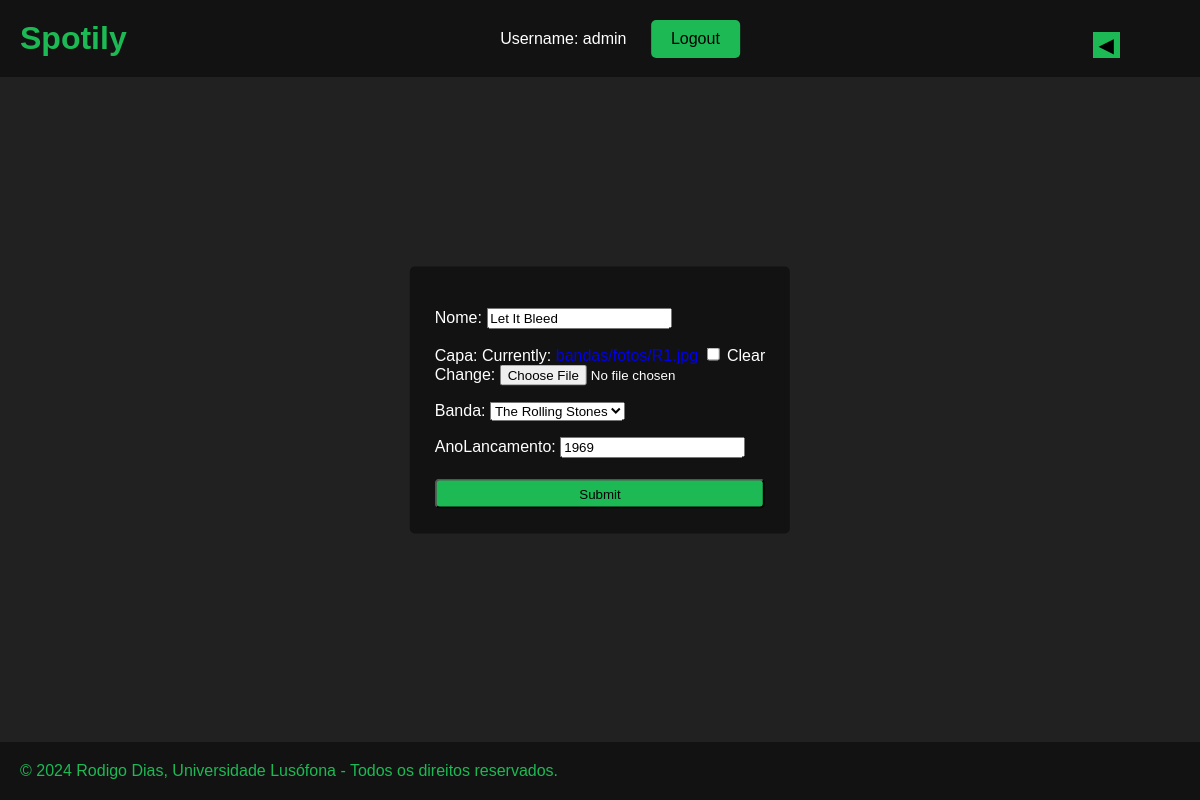
Page /bandas/album/15/edita (signed in) on the committed database.
### bandas/models.py (models this page shows, shortened)
class Album(models.Model):
    nome = models.CharField(max_length=100)
    capa = models.ImageField(upload_to='bandas/fotos', null = True, blank = True)
    banda = models.ForeignKey(Banda, on_delete=models.CASCADE, related_name='albuns')
    anoLancamento = models.IntegerField()

class Banda(models.Model):
    nome = models.CharField(max_length=100)
    anoCriacao = models.IntegerField()
    descricao = models.TextField(default='')
    nacionalidade = models.CharField(max_length=100, default='')
    foto = models.ImageField(upload_to='bandas/fotos', null = True, blank = True)
    def __str__(self):
        return f'{self.nome}'

### bandas/views.py (the view)
# urls.py: path('album/<int:album_id>/edita', views.edita_album_view,name="edita_album"),
def edita_album_view(request, album_id):
    user = request.user
    is_member = user.groups.filter(name='bandas').exists()
    if(is_member):
        album = Album.objects.get(id=album_id)
        if request.POST:
            form = AlbumForm(request.POST or None, request.FILES, instance=album)
            if form.is_valid():
                form.save()
                return redirect('bandas:edit_albuns')
        else:
            form = AlbumForm(instance=album)
        context = {'form': form, 'album':album}
        return render(request, 'bandas/edita_album.html', context)
    else:
        return redirect('bandas:index')

### bandas/forms.py
class AlbumForm(forms.ModelForm):
  class Meta:
    model = Album
    fields = '__all__'

### bandas/templates/bandas/edita_album.html (shortened to what this page needs)
{% extends 'bandas/layout.html' %}
{% block content %}
    <h3 class="tit">Edita Álbum</h3>
    <form class="form" action="{% url 'bandas:edita_album' album.id %}" method="post" enctype='multipart/form-data'>
      {{ form.as_p }}
      <input class="criar" type="submit">
    </form>
{% endblock %}

### bandas/templates/bandas/layout.html (shortened to what this page needs)
<!DOCTYPE html>
<html lang="en">
<head>
</head>
<body>
    <header>
        <a href="{% url 'bandas:index' %}">
            <h1 class="txt-1">Spotily</h1>
        </a>
        <div class="logout-div">
            {% if request.user.is_authenticated %}
                Username: {{request.user.username}}
                <a href="{% url 'bandas:logout' %}"><button class="btn-logout">Logout</button></a>
            {% else %}
                <a href="{% url 'bandas:login' %}"><button class="btn-logout">Login</button></a>
            {% endif %}
        </div>
        <button class="btn-1" onclick="window.history.back()">&#9664;</button>
    </header>
    {% block content %}
    {% endblock %}
    <footer>
        <p class="txt-1">&copy; 2024 Rodigo Dias, Universidade Lusófona - Todos os direitos reservados.</p>
    </footer>
</body>
</html>

### bandas/templates/bandas/layout.html (style rules this page uses)
body { margin: 0px; padding: 0px; font-family: Arial, "Helvetica Neue", Helvetica, sans-serif; font-size: medium; background: #212121; }
a { text-decoration: none; }
header { position: fixed; top: 0; z-index: 1000; width: 100%; background:#121212; }
footer { position: fixed; bottom: 0; z-index: 1000; width:100%; background:#121212; }
.txt-1 { color: #1db954; margin:20px; width: fit-content; }
.btn-1 { right: 5%; top: 15%; position:absolute; max-height:60%; width: auto; margin-right:20px; margin-top:20px; background: #1db954; border: none; font-size: 20px; }
.logout-div { text-align: center; color: white; position: absolute; top: 0; left: 50%; transform: translate(-50%); margin: 20px; }
.btn-logout { display: inline-block; padding: 10px 20px; background-color: #1db954; color: black; text-decoration: none; border-radius: 5px; font-size: 16px; border: none; margin-left: 20px; }

### bandas/templates/bandas/edita_album.html (style rules this page uses)
.form { position: absolute; left:50%; top:50%; transform: translate(-50%,-50%); color: white; background: #121212; padding: 25px; border-radius: 5px; }
.tit { margin: 5px; color: #1db954; }
.criar { background-color: #1db954; width: 100%; height: 30px; margin-top: 5px; border-radius: 5px; padding: 5px; }

### rows in the picture
Album: nome "Let It Bleed", banda "The Rolling Stones", anoLancamento "1969"

### other values in the picture
{{ request.user.username }} "admin"
